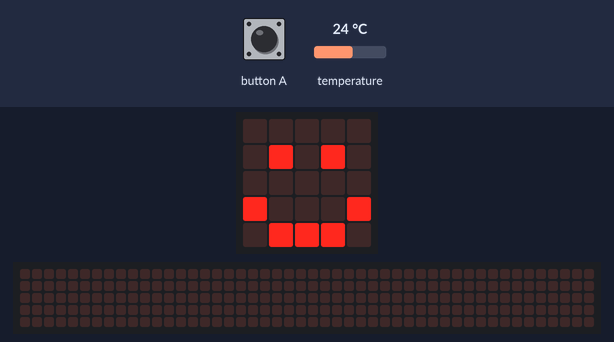
The program below on a simulated BBC micro:bit (MakeCode). Shown: the board's 5×5 LED display, a strip that is not on the board, showing the scrolling text unrolled. The test bench sets the inputs (shaded band); at power-on: temperature 24 °C. The 48×5 strip is a reading aid, not a part: it shows the text the display is scrolling, unrolled, one strip-width of it at a time.

Above: at 1.8 s.
1.9 s: button A pressed for 0.15 s
At 5.8 s:
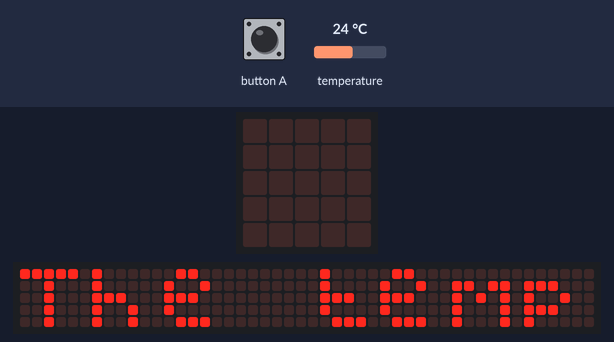
At 24.6 s:
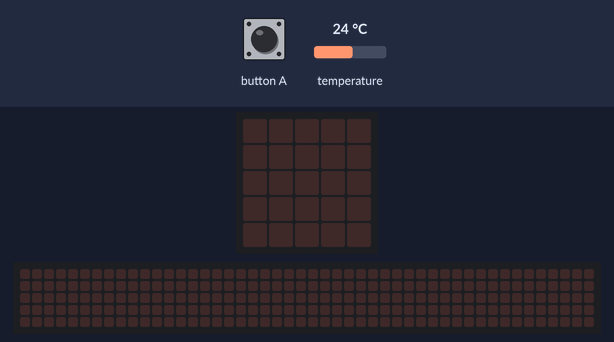

The program:

main.ts
```typescript
// (licence header left out)
basic.clearScreen()
basic.showIcon(IconNames.Happy)

input.onButtonPressed(Button.A, function () {
    const temperature = input.temperature()
    basic.clearScreen()
    basic.showString("The temperature is:" + (temperature) + "C.")
})
```

Measured:
- after the input at 1.9 s, the display: changes after 0.15 s (image 1)
- what the display in image 1 shows lasts 0.8 s, from 5.2 s to 6.0 s
